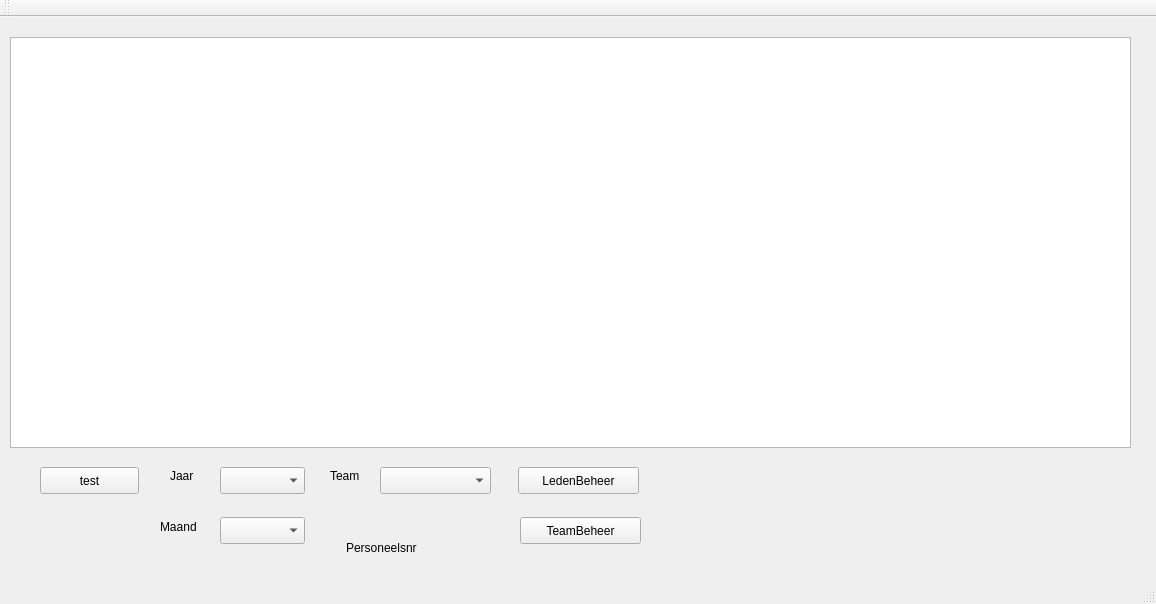
<?xml version="1.0" encoding="UTF-8"?>
<ui version="4.0">
 <class>MainWindow</class>
 <widget class="QMainWindow" name="MainWindow">
  <property name="geometry">
   <rect>
    <x>0</x>
    <y>0</y>
    <width>1156</width>
    <height>604</height>
   </rect>
  </property>
  <property name="windowTitle">
   <string>MainWindow</string>
  </property>
  <widget class="QWidget" name="centralWidget">
   <widget class="QTableView" name="tableView">
    <property name="geometry">
     <rect>
      <x>10</x>
      <y>20</y>
      <width>1121</width>
      <height>411</height>
     </rect>
    </property>
   </widget>
   <widget class="QPushButton" name="pbNewDB">
    <property name="geometry">
     <rect>
      <x>40</x>
      <y>450</y>
      <width>99</width>
      <height>27</height>
     </rect>
    </property>
    <property name="text">
     <string>test</string>
    </property>
   </widget>
   <widget class="QComboBox" name="cmbJaar">
    <property name="geometry">
     <rect>
      <x>220</x>
      <y>450</y>
      <width>85</width>
      <height>27</height>
     </rect>
    </property>
   </widget>
   <widget class="QComboBox" name="cmbMaand">
    <property name="geometry">
     <rect>
      <x>220</x>
      <y>500</y>
      <width>85</width>
      <height>27</height>
     </rect>
    </property>
    <property name="currentIndex">
     <number>-1</number>
    </property>
   </widget>
   <widget class="QLabel" name="label">
    <property name="geometry">
     <rect>
      <x>170</x>
      <y>450</y>
      <width>41</width>
      <height>17</height>
     </rect>
    </property>
    <property name="text">
     <string>Jaar</string>
    </property>
   </widget>
   <widget class="QLabel" name="label_2">
    <property name="geometry">
     <rect>
      <x>160</x>
      <y>500</y>
      <width>61</width>
      <height>20</height>
     </rect>
    </property>
    <property name="text">
     <string>Maand</string>
    </property>
   </widget>
   <widget class="QPushButton" name="pbLeden">
    <property name="geometry">
     <rect>
      <x>518</x>
      <y>450</y>
      <width>121</width>
      <height>27</height>
     </rect>
    </property>
    <property name="text">
     <string>LedenBeheer</string>
    </property>
   </widget>
   <widget class="QLabel" name="lbltest">
    <property name="geometry">
     <rect>
      <x>460</x>
      <y>520</y>
      <width>101</width>
      <height>20</height>
     </rect>
    </property>
    <property name="text">
     <string/>
    </property>
   </widget>
   <widget class="QComboBox" name="cmbTeam">
    <property name="geometry">
     <rect>
      <x>380</x>
      <y>450</y>
      <width>111</width>
      <height>27</height>
     </rect>
    </property>
   </widget>
   <widget class="QLabel" name="label_3">
    <property name="geometry">
     <rect>
      <x>330</x>
      <y>450</y>
      <width>41</width>
      <height>17</height>
     </rect>
    </property>
    <property name="text">
     <string>Team</string>
    </property>
   </widget>
   <widget class="QLabel" name="lbltest_2">
    <property name="geometry">
     <rect>
      <x>346</x>
      <y>520</y>
      <width>101</width>
      <height>21</height>
     </rect>
    </property>
    <property name="text">
     <string>Personeelsnr</string>
    </property>
   </widget>
   <widget class="QPushButton" name="pbTeamBeheer">
    <property name="geometry">
     <rect>
      <x>520</x>
      <y>500</y>
      <width>121</width>
      <height>27</height>
     </rect>
    </property>
    <property name="text">
     <string>TeamBeheer</string>
    </property>
   </widget>
  </widget>
  <widget class="QMenuBar" name="menuBar">
   <property name="geometry">
    <rect>
     <x>0</x>
     <y>0</y>
     <width>1156</width>
     <height>21</height>
    </rect>
   </property>
  </widget>
  <widget class="QToolBar" name="mainToolBar">
   <attribute name="toolBarArea">
    <enum>TopToolBarArea</enum>
   </attribute>
   <attribute name="toolBarBreak">
    <bool>false</bool>
   </attribute>
  </widget>
  <widget class="QStatusBar" name="statusBar"/>
 </widget>
 <layoutdefault spacing="6" margin="11"/>
 <resources/>
 <connections/>
</ui>
